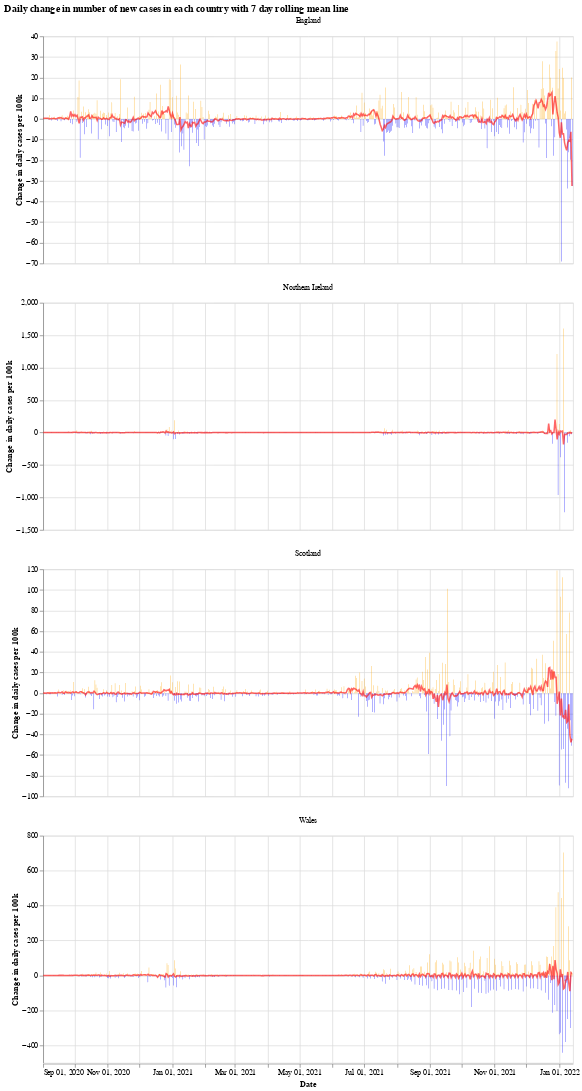

Notebook code for this chart:
### Markdown cell above
We will use the Python library `Altair` for visualising the data, see the [altair docs](https://altair-viz.github.io/) for more information.

First we have a graph which shows the daily change in the number of new cases for each country. This number jumps up and down all over the place, which is likely due to delay in reporting of new cases over the weekend. Another interesting thing is that it looks like the daily cases in Wales experienced a much shorter period of calm over the summer (calm in the sense of daily cases not jumping up and down).

The orange bars are days when the number of new cases (per 100k population) was more than the previous day, while the blue are days when the number of new cases dropped. The red line is the 7 day moving average. 

When the moving average line is below 0, it means that there is a consistent drop in new cases. We can see this clearly happening around the times that lockdowns were introduced (though, to varying degrees). I will update the graphs soon with a marker of when each lockdown started.

### Code cell
# collapse
import altair as alt

bars = alt.Chart(uk_cases).mark_bar().encode(
    x=alt.X("yearmonthdate(date):T", axis=alt.Axis(title='Date')),
    y=alt.Y("casesChangeRate:Q", axis=alt.Axis(title='Change in daily cases per 100k')),
    tooltip='casesChange',
    color=alt.condition(
        alt.datum.casesChangeRate > 0,
        alt.value("orange"),  # The positive color
        alt.value("blue")  # The negative color
    )
).properties(title='Daily change in number of new cases with 7 day rolling mean',width=700).interactive()

line = alt.Chart(uk_cases).mark_line(
    color='red',
    size=2,
    opacity=0.6
).transform_window(
    rolling_mean='mean(casesChangeRate)',
    frame=[0, 7],
    groupby=['areaName']
).encode(
    x='yearmonthdate(date):T',
    y='rolling_mean:Q'
)

alt.layer(bars, line, data=uk_cases).facet(alt.Column(
    'areaName', title=''), columns=1).resolve_scale(y='independent').properties(title='Daily change in number of new cases in each country with 7 day rolling mean line')

### Figure 1 — Vega-Lite specification as saved in the notebook (floating-point values rounded to 4 significant figures; data arrays with more than 128 entries replaced by an {"elided": "..."} marker saying what was removed)
{"config": {"view": {"continuousWidth": 400, "continuousHeight": 300}}, "data": {"name": "data-bb974d2bb419f53367d30efc7ba31a22"}, "facet": {"type": "nominal", "field": "areaName", "title": ""}, "spec": {"layer": [{"mark": "bar", "encoding": {"color": {"condition": {"value": "orange", "test": "(datum.casesChangeRate > 0)"}, "value": "blue"}, "tooltip": {"type": "quantitative", "field": "casesChange"}, "x": {"type": "temporal", "axis": {"title": "Date"}, "field": "date", "timeUnit": "yearmonthdate"}, "y": {"type": "quantitative", "axis": {"title": "Change in daily cases per 100k"}, "field": "casesChangeRate"}}, "selection": {"selector001": {"type": "interval", "bind": "scales", "encodings": ["x", "y"]}}, "title": "Daily change in number of new cases with 7 day rolling mean", "width": 700}, {"mark": {"type": "line", "color": "red", "opacity": 0.6, "size": 2}, "encoding": {"x": {"type": "temporal", "field": "date", "timeUnit": "yearmonthdate"}, "y": {"type": "quantitative", "field": "rolling_mean"}}, "transform": [{"window": [{"op": "mean", "field": "casesChangeRate", "as": "rolling_mean"}], "frame": [0, 7], "groupby": ["areaName"]}]}]}, "columns": 1, "resolve": {"scale": {"y": "independent"}}, "title": "Daily change in number of new cases in each country with 7 day rolling mean line", "$schema": "https://vega.github.io/schema/vega-lite/v4.8.1.json", "datasets": {"data-bb974d2bb419f53367d30efc7ba31a22": {"elided": "2000 records"}}}
